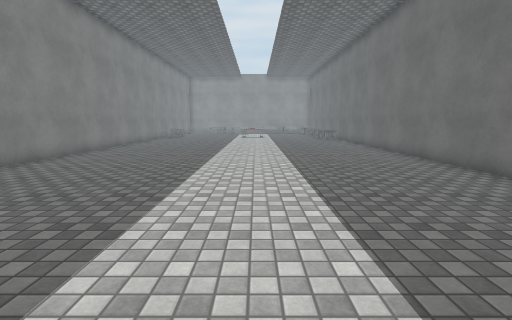
[1] (above)

15 first-person views from a walk through a 3-D level made in the Unity game engine. The camera is 1.4 m above the floor, tilts 8° down and sees 85° across. The floor is counted in squares, 1 m on a side. Each view is taken from the middle of a square. On the plan, view 1 faces up. The plan holds only what a view shows up to about 14 squares ahead; the rest is blank. The place goes on beyond the plan. The player is left out. Some surface patterns are stand-ins.

[2]
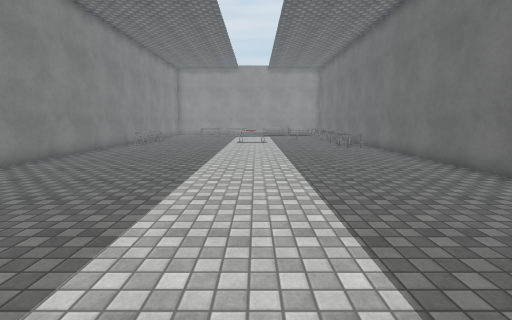

[3]
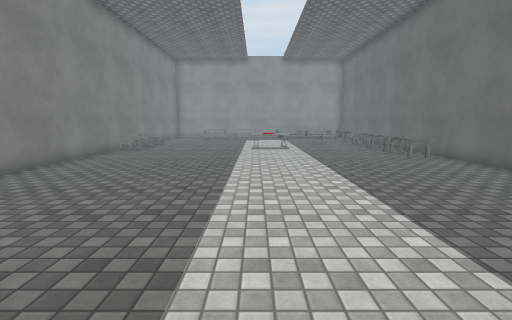

[4]
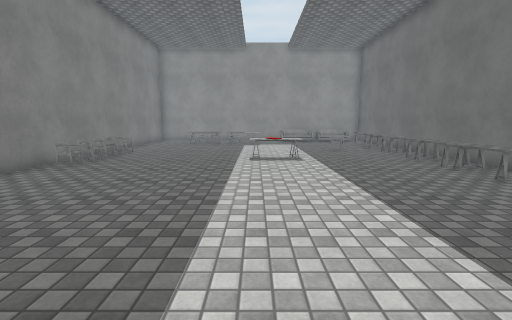

[5]
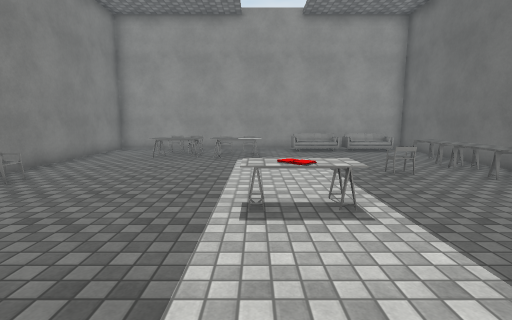

[6]
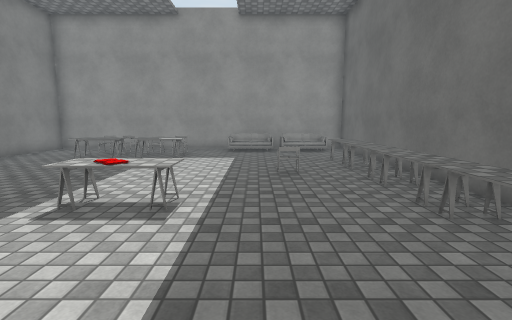

[7]
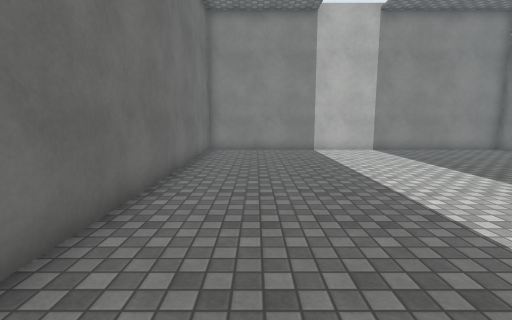

[8]
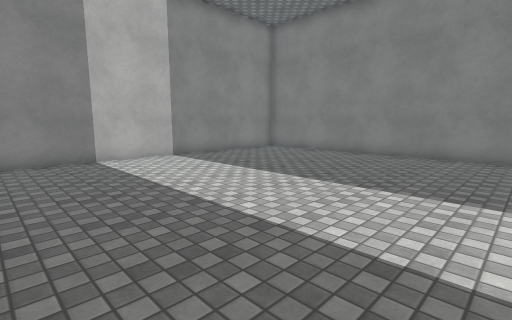

[9]
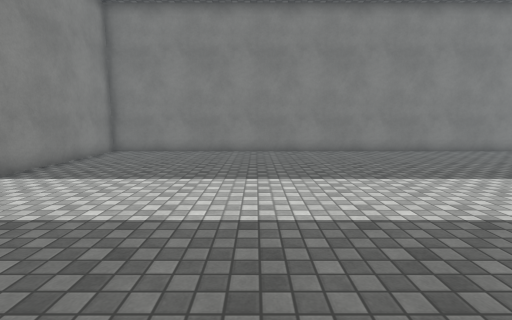

[10]
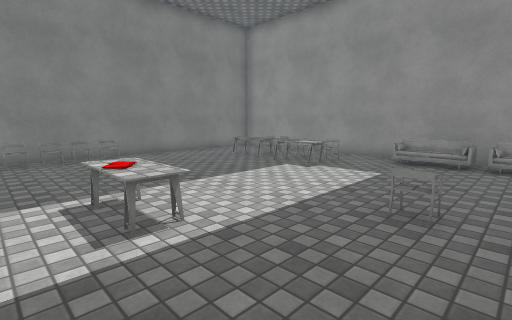

[11]
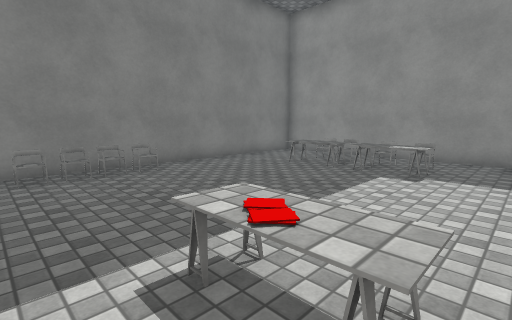

[12]
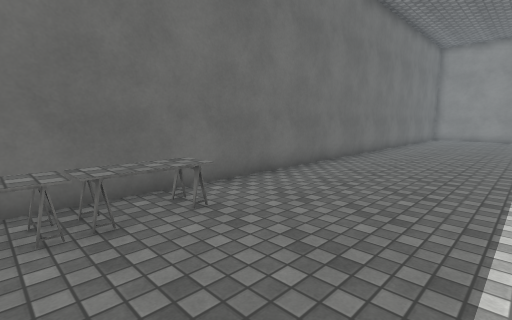

[13]
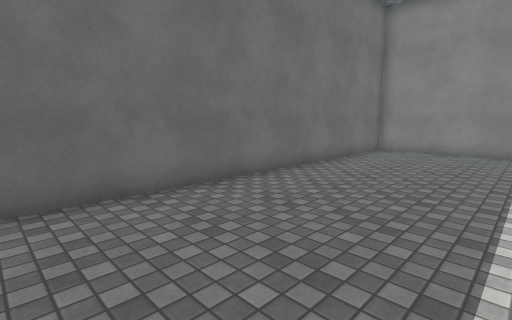

[14]
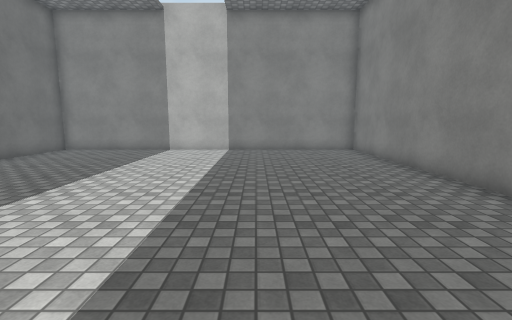

[15]
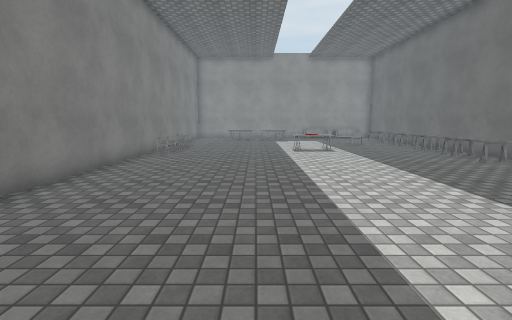

### Floor plan
Points are (right, up) in squares from view 1. A wall is a line through its corners. A room is listed if a view was taken in it or the views show most of it. See-through windows are left out.
Room 1 (views 1, 2, 3, 4, 5, 6, 7, 8, 9, 10, 11, 12, 13, 14, 15)
walls: (-7.7, -1.5) (6.2, -1.5) (6.2, 33) (-7.7, 33) (-7.7, -1.5)
low walls: (-6.5, 21.4) (-7.1, 21.4); (-7, 22) (-7, 21.4); (-6.5, 22.5) (-7.1, 22.5); (-7, 23.4) (-7, 22.5); (-7, 24.2) (-7, 23.3); (-7, 24.8) (-7, 24.1); (3.2, 26.1) (2.5, 26.1); (-7, 25.6) (-7, 25); (-1, 31.3) (-1.6, 31.3); (-2, 31.3) (-2.6, 31.3); (-1, 31.4) (-1, 30.8) (-1.6, 30.8); (-3.2, 31.3) (-3.9, 31.3)
objects: table (-5, 30) to (-4, 30); table (-3, 30) to (-1, 30); table (-1, 23) to (0, 24); sofa (1, 32) to (2, 32); sofa (3, 32) to (5, 32); table (5, 20) to (5, 21); table (5, 22) to (5, 23); table (5, 24) to (5, 25); table (5, 26) to (5, 27); table (5, 28) to (5, 29)

Where each view was taken, in squares from view 1:
view 1: 0 up, 0 right, facing up
view 2: 5 up, 0 right, facing up
view 3: 9 up, 1 left, facing up
view 4: 13 up, 1 left, facing up
view 5: 19 up, 1 left, facing up
view 6: 19 up, 2 right, facing up
view 7: 12 up, 4 right, facing down
view 8: 9 up, 4 right, facing down-left
view 9: 5 up, 5 right, facing left
view 10: 22 up, 4 right, facing up-left
view 11: 22 up, 1 right, facing up-left
view 12: 22 up, 1 right, facing down-right
view 13: 12 up, 1 right, facing down-right
view 14: 12 up, 3 left, facing down
view 15: 10 up, 3 left, facing up
